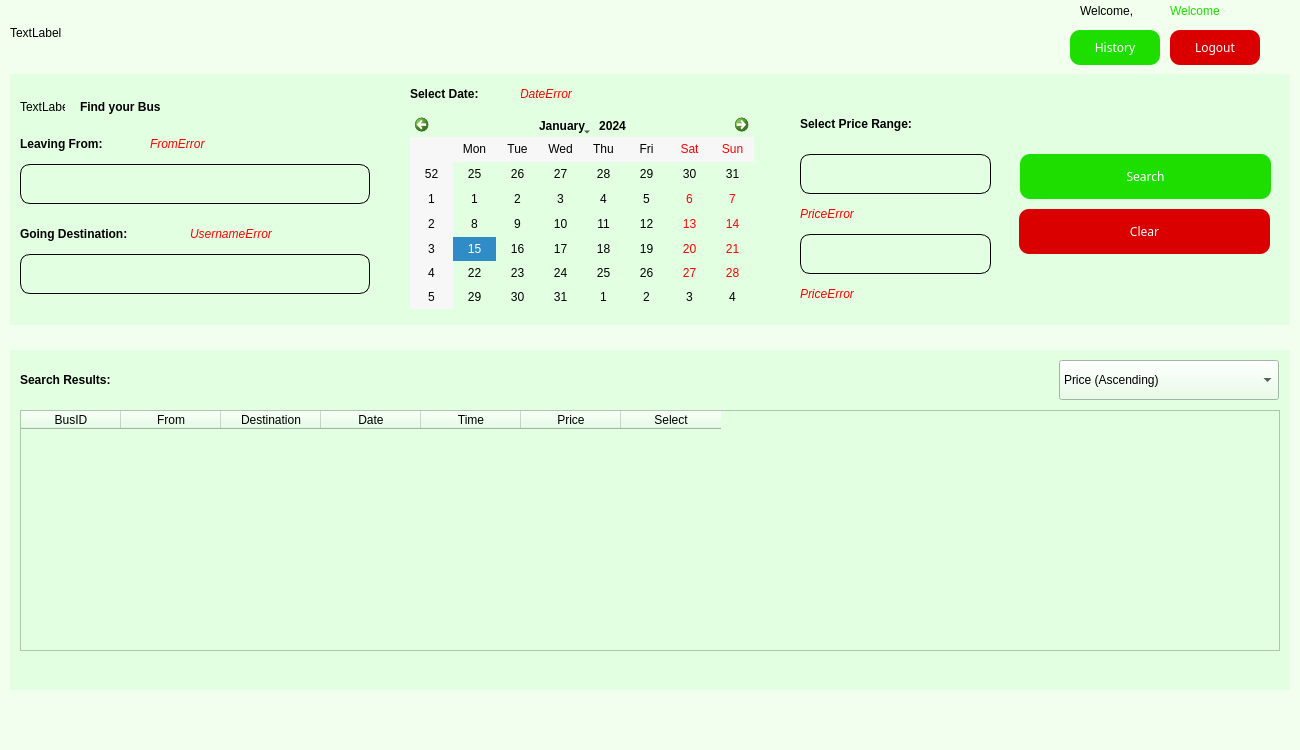
<?xml version="1.0" encoding="UTF-8"?>
<ui version="4.0">
 <class>userPage</class>
 <widget class="QMainWindow" name="userPage">
  <property name="geometry">
   <rect>
    <x>0</x>
    <y>0</y>
    <width>1300</width>
    <height>750</height>
   </rect>
  </property>
  <property name="windowTitle">
   <string>MainWindow</string>
  </property>
  <property name="styleSheet">
   <string notr="true">background-color: rgb(242, 255, 238);
font: 9pt &quot;Sans Serif Collection&quot;;</string>
  </property>
  <widget class="QWidget" name="centralwidget">
   <widget class="QStackedWidget" name="stackedWidget_2">
    <property name="geometry">
     <rect>
      <x>10</x>
      <y>350</y>
      <width>1280</width>
      <height>340</height>
     </rect>
    </property>
    <property name="styleSheet">
     <string notr="true">background-color: rgb(226, 255, 226);</string>
    </property>
    <property name="currentIndex">
     <number>1</number>
    </property>
    <widget class="QWidget" name="page_3">
     <widget class="QTableWidget" name="tableWidget">
      <property name="geometry">
       <rect>
        <x>10</x>
        <y>60</y>
        <width>1260</width>
        <height>241</height>
       </rect>
      </property>
      <column>
       <property name="text">
        <string>BusID</string>
       </property>
      </column>
      <column>
       <property name="text">
        <string>From</string>
       </property>
      </column>
      <column>
       <property name="text">
        <string>Destination</string>
       </property>
      </column>
      <column>
       <property name="text">
        <string>Date</string>
       </property>
      </column>
      <column>
       <property name="text">
        <string>Time</string>
       </property>
      </column>
      <column>
       <property name="text">
        <string>Price</string>
       </property>
      </column>
      <column>
       <property name="text">
        <string>Select</string>
       </property>
      </column>
     </widget>
     <widget class="QLabel" name="label">
      <property name="geometry">
       <rect>
        <x>10</x>
        <y>20</y>
        <width>141</width>
        <height>21</height>
       </rect>
      </property>
      <property name="styleSheet">
       <string notr="true">font: 13pt &quot;Sans Serif Collection&quot;;
color:black; 
font-weight:bold; </string>
      </property>
      <property name="text">
       <string>Bus Routes</string>
      </property>
     </widget>
    </widget>
    <widget class="QWidget" name="page_4">
     <widget class="QLabel" name="label_2">
      <property name="geometry">
       <rect>
        <x>10</x>
        <y>10</y>
        <width>181</width>
        <height>40</height>
       </rect>
      </property>
      <property name="styleSheet">
       <string notr="true">font: 13pt &quot;Sans Serif Collection&quot;;
color:black; 
font-weight:bold; </string>
      </property>
      <property name="text">
       <string>Search Results:</string>
      </property>
     </widget>
     <widget class="QTableWidget" name="tableWidget_2">
      <property name="geometry">
       <rect>
        <x>10</x>
        <y>60</y>
        <width>1260</width>
        <height>241</height>
       </rect>
      </property>
      <column>
       <property name="text">
        <string>BusID</string>
       </property>
      </column>
      <column>
       <property name="text">
        <string>From</string>
       </property>
      </column>
      <column>
       <property name="text">
        <string>Destination</string>
       </property>
      </column>
      <column>
       <property name="text">
        <string>Date</string>
       </property>
      </column>
      <column>
       <property name="text">
        <string>Time</string>
       </property>
      </column>
      <column>
       <property name="text">
        <string>Price</string>
       </property>
      </column>
      <column>
       <property name="text">
        <string>Select</string>
       </property>
      </column>
     </widget>
     <widget class="QComboBox" name="comboBox">
      <property name="geometry">
       <rect>
        <x>1049</x>
        <y>10</y>
        <width>220</width>
        <height>40</height>
       </rect>
      </property>
      <item>
       <property name="text">
        <string>Price (Ascending)</string>
       </property>
      </item>
      <item>
       <property name="text">
        <string>Price (Descending)</string>
       </property>
      </item>
      <item>
       <property name="text">
        <string>Time (Ascending) </string>
       </property>
      </item>
      <item>
       <property name="text">
        <string>Time (Descending)</string>
       </property>
      </item>
     </widget>
    </widget>
   </widget>
   <widget class="QStackedWidget" name="stackedWidget">
    <property name="geometry">
     <rect>
      <x>20</x>
      <y>130</y>
      <width>120</width>
      <height>80</height>
     </rect>
    </property>
    <widget class="QWidget" name="page"/>
    <widget class="QWidget" name="page_2"/>
   </widget>
   <widget class="QStackedWidget" name="stackedWidget_3">
    <property name="geometry">
     <rect>
      <x>10</x>
      <y>74</y>
      <width>1280</width>
      <height>251</height>
     </rect>
    </property>
    <property name="styleSheet">
     <string notr="true">background-color: rgb(226, 255, 226);</string>
    </property>
    <widget class="QWidget" name="page_5">
     <widget class="QLabel" name="label_3">
      <property name="geometry">
       <rect>
        <x>70</x>
        <y>20</y>
        <width>171</width>
        <height>25</height>
       </rect>
      </property>
      <property name="styleSheet">
       <string notr="true">font: 13pt &quot;Sans Serif Collection&quot;;
color:black; 
font-weight:bold; </string>
      </property>
      <property name="text">
       <string>Find your Bus</string>
      </property>
     </widget>
     <widget class="QLineEdit" name="From">
      <property name="geometry">
       <rect>
        <x>10</x>
        <y>90</y>
        <width>350</width>
        <height>40</height>
       </rect>
      </property>
      <property name="styleSheet">
       <string notr="true">                         border-radius: 10px;
                         padding: 10px;
border: 1px solid black;;
font: 10pt &quot;Sans Serif Collection&quot;;
color: black;</string>
      </property>
     </widget>
     <widget class="QLineEdit" name="Destination">
      <property name="geometry">
       <rect>
        <x>10</x>
        <y>180</y>
        <width>350</width>
        <height>40</height>
       </rect>
      </property>
      <property name="styleSheet">
       <string notr="true">                         border-radius: 10px;
                         padding: 10px;
border: 1px solid black;;
font: 10pt &quot;Sans Serif Collection&quot;;
color: black;</string>
      </property>
     </widget>
     <widget class="QLineEdit" name="PriceLow">
      <property name="geometry">
       <rect>
        <x>790</x>
        <y>80</y>
        <width>191</width>
        <height>40</height>
       </rect>
      </property>
      <property name="styleSheet">
       <string notr="true">                         border-radius: 10px;
                         padding: 10px;
border: 1px solid black;;
font: 10pt &quot;Sans Serif Collection&quot;;
color: black;</string>
      </property>
     </widget>
     <widget class="QLineEdit" name="PriceHigh">
      <property name="geometry">
       <rect>
        <x>790</x>
        <y>160</y>
        <width>191</width>
        <height>40</height>
       </rect>
      </property>
      <property name="styleSheet">
       <string notr="true">                         border-radius: 10px;
                         padding: 10px;
border: 1px solid black;;
font: 10pt &quot;Sans Serif Collection&quot;;
color: black;</string>
      </property>
     </widget>
     <widget class="QPushButton" name="Search">
      <property name="geometry">
       <rect>
        <x>1010</x>
        <y>80</y>
        <width>251</width>
        <height>45</height>
       </rect>
      </property>
      <property name="font">
       <font>
        <family>Sans Serif Collection</family>
        <pointsize>9</pointsize>
        <italic>false</italic>
        <bold>false</bold>
       </font>
      </property>
      <property name="styleSheet">
       <string notr="true">                         border-radius: 10px;
                         padding: 10px;
background-color: rgb(30, 222, 0);
color:white; </string>
      </property>
      <property name="text">
       <string>Search</string>
      </property>
     </widget>
     <widget class="QPushButton" name="Clear">
      <property name="geometry">
       <rect>
        <x>1009</x>
        <y>135</y>
        <width>251</width>
        <height>45</height>
       </rect>
      </property>
      <property name="font">
       <font>
        <family>Sans Serif Collection</family>
        <pointsize>9</pointsize>
        <italic>false</italic>
        <bold>false</bold>
       </font>
      </property>
      <property name="styleSheet">
       <string notr="true">                       border-radius: 10px;
                         padding: 10px;
background-color: rgb(218, 0, 0);
color:white; </string>
      </property>
      <property name="text">
       <string>Clear</string>
      </property>
     </widget>
     <widget class="QLabel" name="label_4">
      <property name="geometry">
       <rect>
        <x>10</x>
        <y>60</y>
        <width>131</width>
        <height>20</height>
       </rect>
      </property>
      <property name="styleSheet">
       <string notr="true">font: 10pt &quot;Sans Serif Collection&quot;;
color:black; 
font-weight:bold; </string>
      </property>
      <property name="text">
       <string>Leaving From: </string>
      </property>
     </widget>
     <widget class="QLabel" name="label_5">
      <property name="geometry">
       <rect>
        <x>10</x>
        <y>150</y>
        <width>171</width>
        <height>20</height>
       </rect>
      </property>
      <property name="styleSheet">
       <string notr="true">font: 10pt &quot;Sans Serif Collection&quot;;
color:black; 
font-weight:bold; </string>
      </property>
      <property name="text">
       <string>Going Destination:</string>
      </property>
     </widget>
     <widget class="QLabel" name="FromError">
      <property name="geometry">
       <rect>
        <x>140</x>
        <y>60</y>
        <width>241</width>
        <height>20</height>
       </rect>
      </property>
      <property name="styleSheet">
       <string notr="true">font:10pt &quot;Sans Serif Collection&quot;;
font-style: italic;
color: red;</string>
      </property>
      <property name="text">
       <string>FromError</string>
      </property>
     </widget>
     <widget class="QLabel" name="DestinationError">
      <property name="geometry">
       <rect>
        <x>180</x>
        <y>150</y>
        <width>181</width>
        <height>20</height>
       </rect>
      </property>
      <property name="styleSheet">
       <string notr="true">font:10pt &quot;Sans Serif Collection&quot;;
font-style: italic;
color: red;</string>
      </property>
      <property name="text">
       <string>UsernameError</string>
      </property>
     </widget>
     <widget class="QLabel" name="DateError">
      <property name="geometry">
       <rect>
        <x>510</x>
        <y>10</y>
        <width>231</width>
        <height>20</height>
       </rect>
      </property>
      <property name="styleSheet">
       <string notr="true">font:10pt &quot;Sans Serif Collection&quot;;
font-style: italic;
color: red;</string>
      </property>
      <property name="text">
       <string>DateError</string>
      </property>
     </widget>
     <widget class="QLabel" name="label_7">
      <property name="geometry">
       <rect>
        <x>400</x>
        <y>10</y>
        <width>111</width>
        <height>20</height>
       </rect>
      </property>
      <property name="styleSheet">
       <string notr="true">font: 10pt &quot;Sans Serif Collection&quot;;
color:black; 
font-weight:bold; </string>
      </property>
      <property name="text">
       <string>Select Date:</string>
      </property>
     </widget>
     <widget class="QLabel" name="label_8">
      <property name="geometry">
       <rect>
        <x>790</x>
        <y>40</y>
        <width>171</width>
        <height>20</height>
       </rect>
      </property>
      <property name="styleSheet">
       <string notr="true">font: 10pt &quot;Sans Serif Collection&quot;;
color:black; 
font-weight:bold; </string>
      </property>
      <property name="text">
       <string>Select Price Range: </string>
      </property>
     </widget>
     <widget class="QLabel" name="PriceHighError">
      <property name="geometry">
       <rect>
        <x>790</x>
        <y>210</y>
        <width>191</width>
        <height>20</height>
       </rect>
      </property>
      <property name="styleSheet">
       <string notr="true">font:10pt &quot;Sans Serif Collection&quot;;
font-style: italic;
color: red;</string>
      </property>
      <property name="text">
       <string>PriceError</string>
      </property>
     </widget>
     <widget class="QCalendarWidget" name="calendarWidget">
      <property name="geometry">
       <rect>
        <x>400</x>
        <y>40</y>
        <width>344</width>
        <height>195</height>
       </rect>
      </property>
      <property name="styleSheet">
       <string notr="true">color:black; </string>
      </property>
     </widget>
     <widget class="QLabel" name="PriceLowError">
      <property name="geometry">
       <rect>
        <x>790</x>
        <y>130</y>
        <width>191</width>
        <height>20</height>
       </rect>
      </property>
      <property name="styleSheet">
       <string notr="true">font:10pt &quot;Sans Serif Collection&quot;;
font-style: italic;
color: red;</string>
      </property>
      <property name="text">
       <string>PriceError</string>
      </property>
     </widget>
     <widget class="QLabel" name="label_6">
      <property name="geometry">
       <rect>
        <x>10</x>
        <y>10</y>
        <width>45</width>
        <height>45</height>
       </rect>
      </property>
      <property name="styleSheet">
       <string notr="true">background-color:transparent; </string>
      </property>
      <property name="text">
       <string>TextLabel</string>
      </property>
     </widget>
    </widget>
    <widget class="QWidget" name="page_6"/>
   </widget>
   <widget class="QLabel" name="label_9">
    <property name="geometry">
     <rect>
      <x>1080</x>
      <y>-10</y>
      <width>111</width>
      <height>41</height>
     </rect>
    </property>
    <property name="styleSheet">
     <string notr="true">font: 13pt &quot;Sans Serif Collection&quot;;
color:black; 
</string>
    </property>
    <property name="text">
     <string>Welcome,</string>
    </property>
   </widget>
   <widget class="QLabel" name="label_10">
    <property name="geometry">
     <rect>
      <x>1170</x>
      <y>-10</y>
      <width>131</width>
      <height>41</height>
     </rect>
    </property>
    <property name="styleSheet">
     <string notr="true">font: 14pt &quot;Sans Serif Collection&quot;;
color:rgb(30, 222, 0);
</string>
    </property>
    <property name="text">
     <string>Welcome</string>
    </property>
   </widget>
   <widget class="QLabel" name="logo">
    <property name="geometry">
     <rect>
      <x>10</x>
      <y>10</y>
      <width>170</width>
      <height>45</height>
     </rect>
    </property>
    <property name="text">
     <string>TextLabel</string>
    </property>
   </widget>
   <widget class="QPushButton" name="Logout">
    <property name="geometry">
     <rect>
      <x>1170</x>
      <y>30</y>
      <width>90</width>
      <height>35</height>
     </rect>
    </property>
    <property name="font">
     <font>
      <family>Sans Serif Collection</family>
      <pointsize>9</pointsize>
      <italic>false</italic>
      <bold>false</bold>
     </font>
    </property>
    <property name="styleSheet">
     <string notr="true">                       border-radius: 10px;
                         padding: 10px;
background-color: rgb(218, 0, 0);
color:white; </string>
    </property>
    <property name="text">
     <string>Logout</string>
    </property>
   </widget>
   <widget class="QPushButton" name="History">
    <property name="geometry">
     <rect>
      <x>1070</x>
      <y>30</y>
      <width>90</width>
      <height>35</height>
     </rect>
    </property>
    <property name="font">
     <font>
      <family>Sans Serif Collection</family>
      <pointsize>9</pointsize>
      <italic>false</italic>
      <bold>false</bold>
     </font>
    </property>
    <property name="styleSheet">
     <string notr="true">                         border-radius: 10px;
                         padding: 10px;
background-color: rgb(30, 222, 0);
color:white; </string>
    </property>
    <property name="text">
     <string>History</string>
    </property>
   </widget>
  </widget>
  <widget class="QStatusBar" name="statusbar"/>
  <action name="actionHistory">
   <property name="icon">
    <iconset resource="Resources.qrc">
     <normaloff>:/Logo/Resources/history.png</normaloff>:/Logo/Resources/history.png</iconset>
   </property>
   <property name="text">
    <string>History</string>
   </property>
  </action>
  <action name="actionAccount_Settings">
   <property name="icon">
    <iconset resource="Resources.qrc">
     <normaloff>:/Logo/Resources/accountsettings.png</normaloff>:/Logo/Resources/accountsettings.png</iconset>
   </property>
   <property name="text">
    <string>Account Settings</string>
   </property>
  </action>
  <action name="actionLog_Out">
   <property name="icon">
    <iconset resource="Resources.qrc">
     <normaloff>:/Logo/Resources/logout.png</normaloff>:/Logo/Resources/logout.png</iconset>
   </property>
   <property name="text">
    <string>Log Out</string>
   </property>
  </action>
 </widget>
 <resources>
  <include location="Resources.qrc"/>
 </resources>
 <connections/>
</ui>
